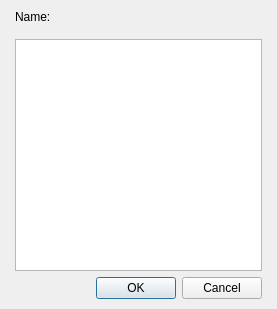
<?xml version="1.0" encoding="UTF-8"?>
<ui version="4.0">
 <class>DialogSystemWeaponArmorKind</class>
 <widget class="QDialog" name="DialogSystemWeaponArmorKind">
  <property name="geometry">
   <rect>
    <x>0</x>
    <y>0</y>
    <width>277</width>
    <height>309</height>
   </rect>
  </property>
  <property name="windowTitle">
   <string>Kind</string>
  </property>
  <layout class="QGridLayout" name="gridLayout">
   <property name="leftMargin">
    <number>15</number>
   </property>
   <property name="topMargin">
    <number>10</number>
   </property>
   <property name="rightMargin">
    <number>15</number>
   </property>
   <property name="bottomMargin">
    <number>10</number>
   </property>
   <item row="0" column="0">
    <layout class="QVBoxLayout" name="verticalLayout_2">
     <item>
      <layout class="QVBoxLayout" name="verticalLayout" stretch="0,1">
       <property name="spacing">
        <number>15</number>
       </property>
       <item>
        <layout class="QHBoxLayout" name="horizontalLayout" stretch="0,1">
         <item>
          <widget class="QLabel" name="label">
           <property name="text">
            <string>Name:</string>
           </property>
          </widget>
         </item>
         <item>
          <widget class="WidgetTextLang" name="widgetName" native="true">
           <property name="minimumSize">
            <size>
             <width>0</width>
             <height>0</height>
            </size>
           </property>
           <property name="maximumSize">
            <size>
             <width>16777215</width>
             <height>16777215</height>
            </size>
           </property>
          </widget>
         </item>
        </layout>
       </item>
       <item>
        <widget class="QTreeView" name="treeViewEquipment">
         <property name="horizontalScrollBarPolicy">
          <enum>Qt::ScrollBarAlwaysOff</enum>
         </property>
         <property name="editTriggers">
          <set>QAbstractItemView::NoEditTriggers</set>
         </property>
         <property name="indentation">
          <number>0</number>
         </property>
         <attribute name="headerVisible">
          <bool>false</bool>
         </attribute>
        </widget>
       </item>
      </layout>
     </item>
     <item>
      <widget class="QDialogButtonBox" name="buttonBox">
       <property name="orientation">
        <enum>Qt::Horizontal</enum>
       </property>
       <property name="standardButtons">
        <set>QDialogButtonBox::Cancel|QDialogButtonBox::Ok</set>
       </property>
      </widget>
     </item>
    </layout>
   </item>
  </layout>
 </widget>
 <customwidgets>
  <customwidget>
   <class>WidgetTextLang</class>
   <extends>QWidget</extends>
   <header>widgettextlang.h</header>
   <container>1</container>
  </customwidget>
 </customwidgets>
 <resources/>
 <connections>
  <connection>
   <sender>buttonBox</sender>
   <signal>accepted()</signal>
   <receiver>DialogSystemWeaponArmorKind</receiver>
   <slot>accept()</slot>
   <hints>
    <hint type="sourcelabel">
     <x>248</x>
     <y>254</y>
    </hint>
    <hint type="destinationlabel">
     <x>157</x>
     <y>274</y>
    </hint>
   </hints>
  </connection>
  <connection>
   <sender>buttonBox</sender>
   <signal>rejected()</signal>
   <receiver>DialogSystemWeaponArmorKind</receiver>
   <slot>reject()</slot>
   <hints>
    <hint type="sourcelabel">
     <x>316</x>
     <y>260</y>
    </hint>
    <hint type="destinationlabel">
     <x>286</x>
     <y>274</y>
    </hint>
   </hints>
  </connection>
 </connections>
</ui>
